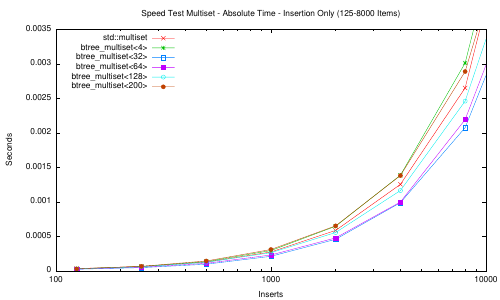

gnuplot code for this plot:
#!/usr/bin/env gnuplot

set terminal pdf size 4, 2.4
set output 'speedtest.pdf'

### 1st Plot

set title "Speed Test Multiset - Absolute Time - Insertion Only (125-8000 Items)"
set key top left
set logscale x
set xrange [100:10000]
set xlabel "Inserts"
set ylabel "Seconds"
set format x "%.0f"

plot "speed-insert.txt" using 1:2 title "std::multiset" with linespoints pointtype 2, \
     "speed-insert.txt" using 1:3 title "btree_multiset<4>" with linespoints pointtype 3,  \
     "speed-insert.txt" using 1:31 title "btree_multiset<32>" with linespoints pointtype 4,  \
     "speed-insert.txt" using 1:63 title "btree_multiset<64>" with linespoints pointtype 5, \
     "speed-insert.txt" using 1:129 title "btree_multiset<128>" with linespoints pointtype 6, \
     "speed-insert.txt" using 1:201 title "btree_multiset<200>" with linespoints pointtype 7	

### 2nd Plot

set title "Speed Test Multiset - Absolute Time - Insertion Only (16000-4096000 Items)"

set xrange [10000:5000000]

replot

### 3rd Plot

set title "Speed Test Multiset - Normalized Time - Insertion Only (125-4096000 Items)"
set key top left
set logscale x
set xrange [100:5000000]
set xlabel "Inserts"
set ylabel "Microseconds / Insert"
set format x "%.0f"

plot "speed-insert.txt" using 1:($2 / $1) * 1000000 title "std::multiset" with linespoints pointtype 2, \
     "speed-insert.txt" using 1:($3 / $1) * 1000000 title "btree_multiset<4>" with linespoints pointtype 3,  \
     "speed-insert.txt" using 1:($31 / $1) * 1000000 title "btree_multiset<32>" with linespoints pointtype 4,  \
     "speed-insert.txt" using 1:($63 / $1) * 1000000 title "btree_multiset<64>" with linespoints pointtype 5, \
     "speed-insert.txt" using 1:($129 / $1) * 1000000 title "btree_multiset<128>" with linespoints pointtype 6, \
     "speed-insert.txt" using 1:($201 / $1) * 1000000 title "btree_multiset<200>" with linespoints pointtype 7	

### 4th Plot

set title "Speed Test - Finding the Best Slot Size - Insertion Only - Plotted by Leaf/Inner Slots in B+ Tree"

set key top right
set autoscale x
set xlabel "Leaf/Inner Slots"
set ylabel "Seconds"
unset logscale x
unset logscale y

plot "speed-insert.trt" using ($0 + 4):14 title "1024000 Inserts" with lines, \
     "speed-insert.trt" using ($0 + 4):15 title "2048000 Inserts" with lines, \
     "speed-insert.trt" using ($0 + 4):16 title "4096000 Inserts" with lines

### Now Measuring a Sequence of Insert/Find/Erase Operations

### 1st Plot

set title "Speed Test Multiset - Insert/Find/Erase (125-8000 Items)"
set key top left
set logscale x
set xrange [100:10000]
set xlabel "Data Pairs"
set ylabel "Seconds"
set format x "%.0f"

plot "speed-all.txt" using 1:2 title "std::multiset" with linespoints pointtype 2, \
     "speed-all.txt" using 1:3 title "btree_multiset<4>" with linespoints pointtype 3,  \
     "speed-all.txt" using 1:31 title "btree_multiset<32>" with linespoints pointtype 4,  \
     "speed-all.txt" using 1:63 title "btree_multiset<64>" with linespoints pointtype 5, \
     "speed-all.txt" using 1:129 title "btree_multiset<128>" with linespoints pointtype 6, \
     "speed-all.txt" using 1:201 title "btree_multiset<200>" with linespoints pointtype 7	

### 2nd Plot

set title "Speed Test Multiset - Insert/Find/Erase (16000-4096000 Items)"

set xrange [10000:5000000]

replot

### 3rd Plot

set title "Speed Test Multiset - Normalized Time - Insert/Find/Erase Only (125-4096000 Items)"
set key top left
set logscale x
set xrange [100:5000000]
set xlabel "Items"
set ylabel "Microseconds / Item"
set format x "%.0f"

plot "speed-all.txt" using 1:($2 / $1) * 1000000 title "std::multiset" with linespoints pointtype 2, \
     "speed-all.txt" using 1:($3 / $1) * 1000000 title "btree_multiset<4>" with linespoints pointtype 3,  \
     "speed-all.txt" using 1:($31 / $1) * 1000000 title "btree_multiset<32>" with linespoints pointtype 4,  \
     "speed-all.txt" using 1:($63 / $1) * 1000000 title "btree_multiset<64>" with linespoints pointtype 5, \
     "speed-all.txt" using 1:($129 / $1) * 1000000 title "btree_multiset<128>" with linespoints pointtype 6, \
     "speed-all.txt" using 1:($201 / $1) * 1000000 title "btree_multiset<200>" with linespoints pointtype 7	

### 4th Plot

set title "Speed Test - Finding the Best Slot Size - Insert/Find/Erase - Plotted by Leaf/Inner Slots in B+ Tree"

set key top right
set autoscale x
set xlabel "Leaf/Inner Slots"
set ylabel "Seconds"
unset logscale x
unset logscale y

plot "speed-all.trt" using ($0 + 4):14 title "1024000 Data Pairs" with lines, \
     "speed-all.trt" using ($0 + 4):15 title "2048000 Data Pairs" with lines, \
     "speed-all.trt" using ($0 + 4):16 title "4096000 Data Pairs" with lines

